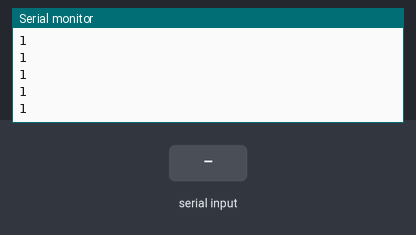
Bench run of a sketch on a simulated Arduino Uno, built with avr-gcc and run on an emulated ATmega328P. Shown: the last lines printed to the serial monitor. The test bench sets the inputs (shaded band).

Above: at 1.2 s.
1.3 s: "90,45\n" received over Serial
At 2.5 s:
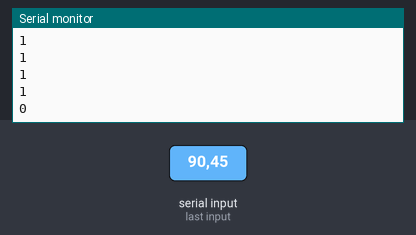
2.8 s: "30,150\n" received over Serial
At 4.1 s:
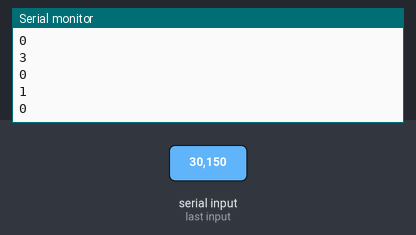
Timing chart, 0 to 5.8 s (numbered marks = the images above; inputs shaded):
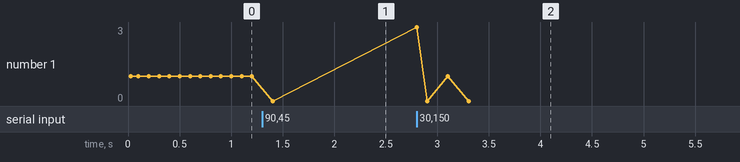

The sketch:

DC_motor_CAN.ino
```cpp
// demo: CAN-BUS Shield, send data
// loovee@seeed.cc

#include <mcp_can.h>
#include <SPI.h>
#include <string.h>

float float_value = 13;

void float2Bytes(byte* bytes_temp, float float_variable) {
  memcpy(bytes_temp, (unsigned char*) (&float_variable), 4);
}

// the cs pin of the version after v1.1 is default to D9
// v0.9b and v1.0 is default D10
const int SPI_CS_PIN = 9;

MCP_CAN CAN(SPI_CS_PIN);                                    // Set CS pin

unsigned char rotate[8] =      {0x1C, 0x72, 0x00, 0x01, 0x00, 0x00, 0x50, 0x41};
unsigned char st[8] =          {0x1C, 0x72, 0x00, 0x01, 0x00, 0x00, 0x00, 0x00};

unsigned char motor_1_on[8] =  {0x14, 0x65, 0x00, 0x01, 0x01, 0x00, 0x00, 0x00};
unsigned char motor_1_off[8] = {0x14, 0x65, 0x00, 0x01, 0x00, 0x00, 0x00, 0x00};

unsigned char motor_1_quick_stop[6] = {0x14, 0x65, 0x00, 0x01, 0x00, 0x07};

int statement_flag = 1;
//0: motor power on
//1: motor power stop
//2: quick stop (like emergency stop)

void setup(){
  Serial.begin(9600);

  while (CAN_OK != CAN.begin(CAN_500KBPS)) {
    Serial.println("CAN BUS Shield init fail");
    Serial.println(" Init CAN BUS Shield again");
    delay(100);
  }
  Serial.println("CAN BUS Shield init ok!");
//  CAN.sendMsgBuf(0x01, 0, 8, motor_1_on);
}

void loop(){
//  CAN.sendMsgBuf(0x01, 0, 8, rotate);
  if(Serial.available() > 0) {
    statement_flag = Serial.read() - 48;
  }

  switch (statement_flag) {
    case 0:
      CAN.sendMsgBuf(0x01, 0, 8, rotate);
      Serial.println(statement_flag);
      break;
    case 1:
      CAN.sendMsgBuf(0x01, 0, 8, st);
      Serial.println(statement_flag);
      break;
    case 2:
      CAN.sendMsgBuf(0x01, 0, 8, motor_1_on);
      Serial.println(statement_flag);
      break;
    case 3:
      CAN.sendMsgBuf(0x01, 0, 8, motor_1_off);
      Serial.println(statement_flag);
      break;
  }
  delay(100);
}

// END FILE
```

Measured:
- after the input at 1.3 s, the serial monitor: prints a new line after 0.10 s (image 1)
- after the input at 2.8 s, the serial monitor: prints a new line at once (image 2)
- plotted number 1: 1 → 0 after the input at 1.3 s
